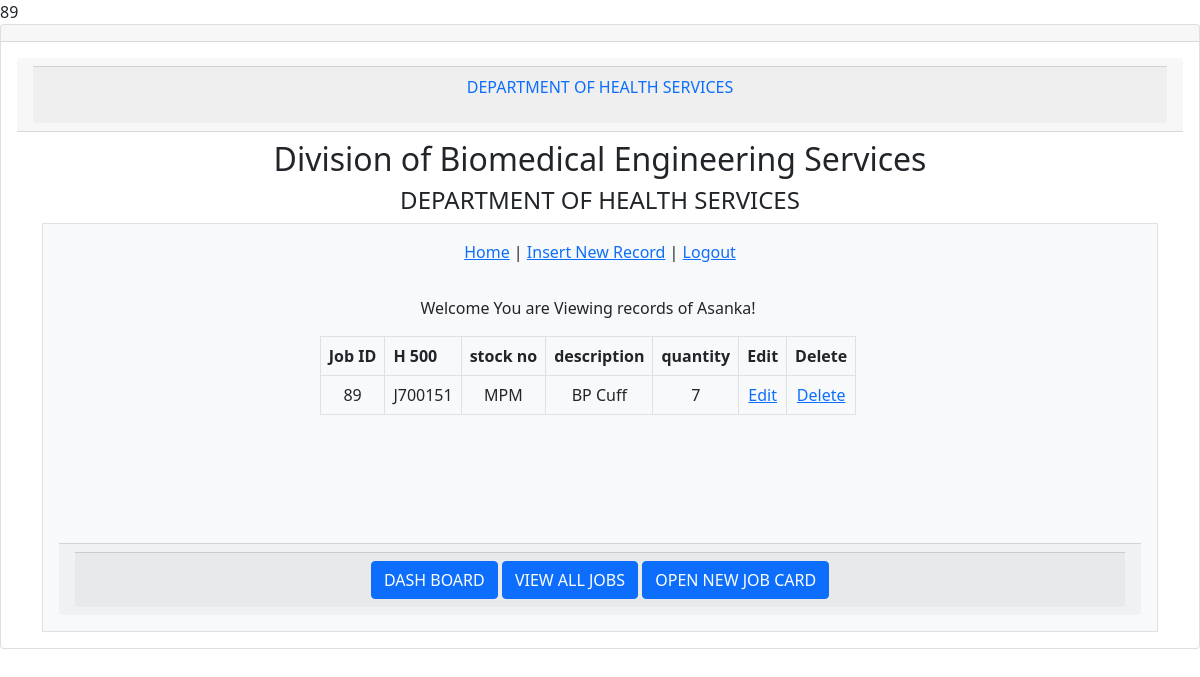
Screenshot of /view_spare_parts.php?id=89 (signed in) with the database file from the repository.
### tables this page shows
CREATE TABLE IF NOT EXISTS `spareparts` (
  `id` int(11) NOT NULL AUTO_INCREMENT,
  `job_id` int(11) NOT NULL,
  `Hbook` varchar(10) NOT NULL,
  `stock_no` varchar(20) NOT NULL,
  `description` varchar(40) NOT NULL,
  `qty` varchar(10) NOT NULL,
  `submitby` varchar(20) DEFAULT NULL,
  PRIMARY KEY (`id`),
  KEY `job_id` (`job_id`)
);

### view_spare_parts.php (the view, shortened to what this page needs)
<?php
require('db.php');
$id=$_REQUEST['id'];
?>
<!DOCTYPE html>
<html>
<head>
    <link href="https://cdn.jsdelivr.net/npm/bootstrap@5.0.2/dist/css/bootstrap.min.css" rel="stylesheet">
</head>
<div class="card text-center">
  <div class="card-header">
  </div>
 <div class="card-body">
 <div class="card-header">
	  <div class="card-footer text-muted">
	  <p class="text-primary">DEPARTMENT OF HEALTH SERVICES</p>
	</div>
	</div>
<body>
<div id="main">
	<div id="header">
	  <div id="logo">
		<div id="logo_text">
		  <h2>Division of Biomedical Engineering Services</h2>
		  <h4> DEPARTMENT OF HEALTH SERVICES  </h4>
        <div class="container overflow-hidden">
            <div class="row gx-5">
                <div class="col">
                <div class="p-3 border bg-light">
<div class="form">
<p><a href="index.php">Home</a> | <a href="insert.php">Insert New Record</a> | <a href="logout.php">Logout</a></p>
<div class="card-body">
<body>
<div class="container">
 <div class="row">
    <div class="row justify-content-center">
    <div class="col-auto">
    <div class="table-responsive">
      <table class="table table-bordered ">
<thead>
<tr><th><strong>Job ID</strong></th>
	<th><strong>H 500</strong></th>
	<th><strong>stock no</strong></th>
	<th><strong>description</strong></th>
	<th><strong>quantity</strong></th>
	<th><strong>Edit</strong></th>
	<th><strong>Delete</strong></th>  </tr>
</thead>
<tbody>
<p>Welcome You are Viewing records of <?php echo $_SESSION['username']; ?>!</p>
<?php
$count=1;
$sel_query="Select * from spareparts WHERE job_id ='$id' ORDER BY id desc;";
$result = mysqli_query($con,$sel_query);
while($row = mysqli_fetch_assoc($result)) { ?>
	<td align="center"><?php echo $row["job_id"]; ?></td>
	<td align="center"><?php echo $row["Hbook"]; ?></td>
	<td align="center"><?php echo $row["stock_no"]; ?></td>
	<td align="center"><?php echo $row["description"]; ?></td>
	<td align="center"><?php echo $row["qty"]; ?></td>
	<td align="center"><a href="edit_spares.php?id=<?php echo $row["job_id"]; ?>">Edit</a></td>
	<td align="center"><a href="delete.php?id=<?php echo $row["id"]; ?>">Delete</a> </td></tr>
<?php $count++; } ?>
</tbody>
</table>
</div>
</div>
</div>
</div>
</div>
<br /><br /><br /><br />
</div>
</body>
<div class="caard-text center">
	<div class="card-footer ">
	<div class="card-footer text-muted">
		<a class="btn btn-primary" href="dashboard.php" role="button">DASH BOARD</a>
		<a class="btn btn-primary" href="view.php" role="button">VIEW ALL JOBS</a>
		<a class="btn btn-primary" href="insert.php" role="button">OPEN NEW JOB CARD</a>
	</div>
	</div>
	</div>
</html>

### rows the page displays
spareparts: job "89", Hbook "J700151", stock_no "MPM", description "BP Cuff", qty "7"

### other values shown
$_SESSION['username'] "Asanka"
